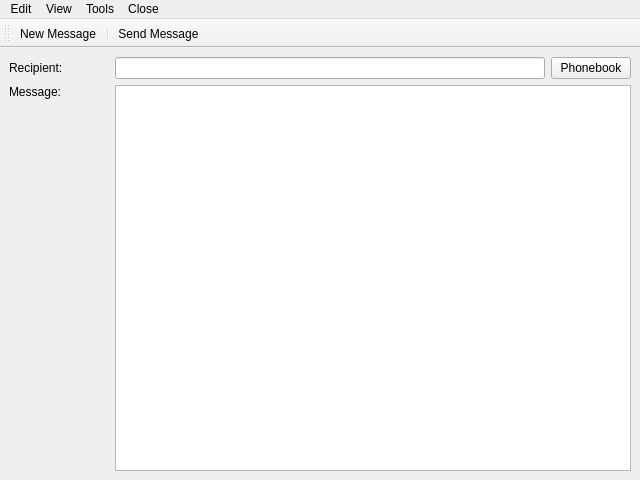
<?xml version="1.0" encoding="UTF-8"?>
<ui version="4.0">
 <class>MainWindowMaemo</class>
 <widget class="QMainWindow" name="MainWindowMaemo">
  <property name="geometry">
   <rect>
    <x>0</x>
    <y>0</y>
    <width>640</width>
    <height>480</height>
   </rect>
  </property>
  <property name="windowTitle">
   <string>MainWindow</string>
  </property>
  <widget class="QWidget" name="centralwidget">
   <layout class="QVBoxLayout" name="verticalLayout">
    <item>
     <layout class="QHBoxLayout" name="horizontalLayout">
      <item>
       <widget class="QLabel" name="label">
        <property name="sizePolicy">
         <sizepolicy hsizetype="Minimum" vsizetype="Preferred">
          <horstretch>0</horstretch>
          <verstretch>0</verstretch>
         </sizepolicy>
        </property>
        <property name="minimumSize">
         <size>
          <width>100</width>
          <height>0</height>
         </size>
        </property>
        <property name="text">
         <string>Recipient:</string>
        </property>
       </widget>
      </item>
      <item>
       <widget class="QLineEdit" name="lineEditRecipient"/>
      </item>
      <item>
       <widget class="QPushButton" name="pushButtonPhoneBook">
        <property name="text">
         <string>Phonebook</string>
        </property>
       </widget>
      </item>
     </layout>
    </item>
    <item>
     <layout class="QHBoxLayout" name="horizontalLayout_2">
      <item>
       <widget class="QLabel" name="label_2">
        <property name="sizePolicy">
         <sizepolicy hsizetype="Minimum" vsizetype="Preferred">
          <horstretch>0</horstretch>
          <verstretch>0</verstretch>
         </sizepolicy>
        </property>
        <property name="minimumSize">
         <size>
          <width>100</width>
          <height>0</height>
         </size>
        </property>
        <property name="text">
         <string>Message:</string>
        </property>
        <property name="alignment">
         <set>Qt::AlignLeading|Qt::AlignLeft|Qt::AlignTop</set>
        </property>
       </widget>
      </item>
      <item>
       <widget class="QPlainTextEdit" name="plainTextEditMessage"/>
      </item>
     </layout>
    </item>
   </layout>
  </widget>
  <widget class="QMenuBar" name="menubar">
   <property name="geometry">
    <rect>
     <x>0</x>
     <y>0</y>
     <width>640</width>
     <height>21</height>
    </rect>
   </property>
   <widget class="QMenu" name="menuEdit">
    <property name="enabled">
     <bool>true</bool>
    </property>
    <property name="title">
     <string>Edit</string>
    </property>
    <addaction name="actionUndo"/>
    <addaction name="actionRedo"/>
    <addaction name="separator"/>
    <addaction name="actionCut"/>
    <addaction name="actionCopy"/>
    <addaction name="actionPaste"/>
    <addaction name="separator"/>
    <addaction name="actionSelect_All"/>
   </widget>
   <widget class="QMenu" name="menuView">
    <property name="title">
     <string>View</string>
    </property>
    <addaction name="actionFull_Screen"/>
   </widget>
   <widget class="QMenu" name="menuTools">
    <property name="title">
     <string>Tools</string>
    </property>
    <addaction name="actionSettings"/>
    <addaction name="actionHelp"/>
    <addaction name="actionAbout"/>
   </widget>
   <widget class="QMenu" name="menuClose">
    <property name="title">
     <string>Close</string>
    </property>
   </widget>
   <addaction name="menuEdit"/>
   <addaction name="menuView"/>
   <addaction name="menuTools"/>
   <addaction name="menuClose"/>
  </widget>
  <widget class="QToolBar" name="toolBar">
   <property name="windowTitle">
    <string>toolBar</string>
   </property>
   <attribute name="toolBarArea">
    <enum>TopToolBarArea</enum>
   </attribute>
   <attribute name="toolBarBreak">
    <bool>false</bool>
   </attribute>
   <addaction name="actionNew_Message"/>
   <addaction name="separator"/>
   <addaction name="actionSend_Message"/>
  </widget>
  <action name="actionFull_Screen">
   <property name="enabled">
    <bool>false</bool>
   </property>
   <property name="text">
    <string>Full Screen</string>
   </property>
  </action>
  <action name="actionCut">
   <property name="enabled">
    <bool>true</bool>
   </property>
   <property name="text">
    <string>Cut</string>
   </property>
  </action>
  <action name="actionCopy">
   <property name="text">
    <string>Copy</string>
   </property>
  </action>
  <action name="actionPaste">
   <property name="text">
    <string>Paste</string>
   </property>
  </action>
  <action name="actionSelect_All">
   <property name="text">
    <string>Select All</string>
   </property>
  </action>
  <action name="actionSettings">
   <property name="text">
    <string>Settings</string>
   </property>
  </action>
  <action name="actionHelp">
   <property name="enabled">
    <bool>false</bool>
   </property>
   <property name="text">
    <string>Help</string>
   </property>
  </action>
  <action name="actionAbout">
   <property name="text">
    <string>About</string>
   </property>
  </action>
  <action name="actionSend_Message">
   <property name="text">
    <string>Send Message</string>
   </property>
  </action>
  <action name="actionNew_Message">
   <property name="text">
    <string>New Message</string>
   </property>
  </action>
  <action name="actionUndo">
   <property name="text">
    <string>Undo</string>
   </property>
  </action>
  <action name="actionRedo">
   <property name="text">
    <string>Redo</string>
   </property>
  </action>
 </widget>
 <resources/>
 <connections/>
</ui>
